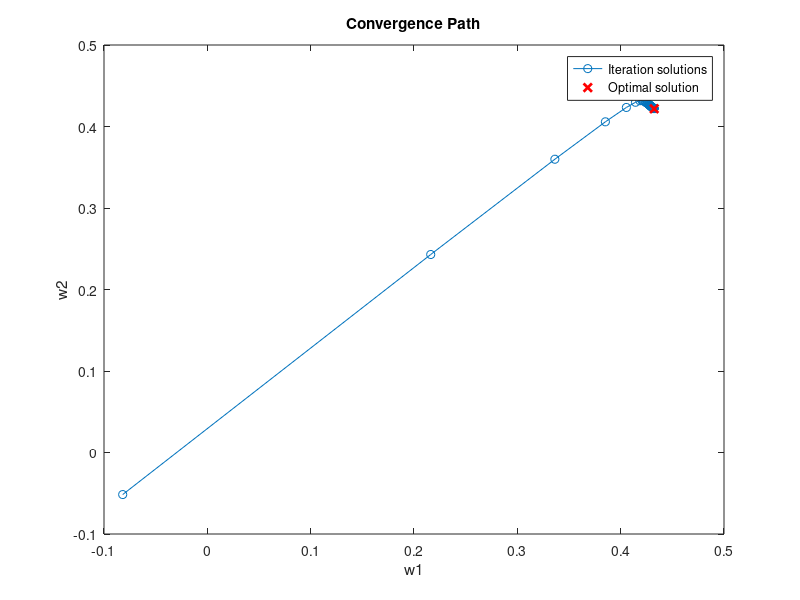
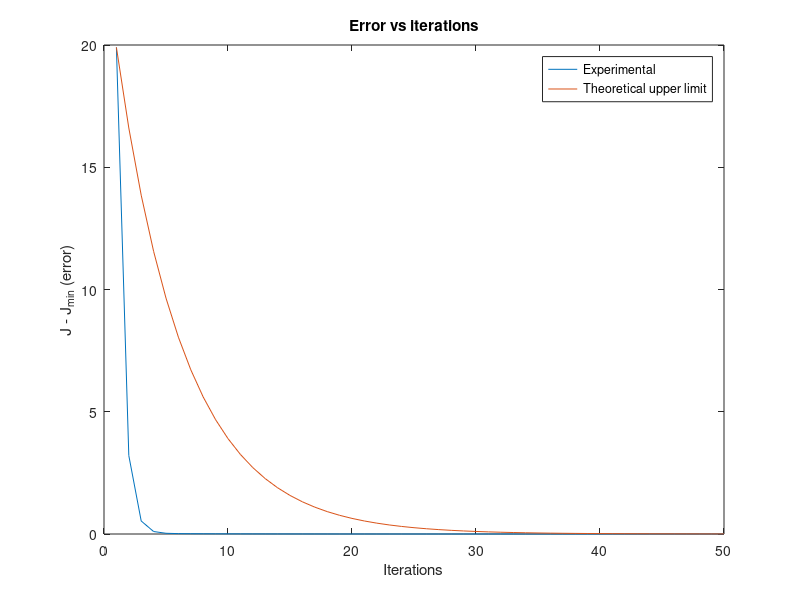

Source code (MATLAB) for these figures, in order:
clear all, close all, clc;

addpath library

num_iter = 50;

% ========== Arguments gd ==========

x = rand(1,randi([100,200]));
M = 2;
error_tolerance = 0;
max_num_iter = num_iter;

% ========== Function gd ==========

% compute optimal solution using "lpc"
w_o_opt = lpc(x, M);
w_o_opt = -w_o_opt(2:end)';

% init iteration solutions
w_o_partial = zeros(num_iter,M);
J_partial = zeros(num_iter,1);

% calculate autocorrelation
p = xcorr(x, M);
p = p(M+1:end)'; % biased autocorrelation

R = toeplitz(p(1:end-1)); % toeplitz matrix of the autocorrelation

sigma_d = var(x);
J_min = length(x)^2*sigma_d - p(2:end)' * linsolve(R, p(2:end));
J_min_normalized = J_min/length(x)^2;

eigs_R = eig(R); % eigenvalues of R matrix (excluding the first row and column)
factor = 0.3; % converges if factor < 1
mu_max = 2/max(eigs_R); % maximum value of mu for gradient descent
mu = factor * mu_max; % learning rate for gradient descent
assert(mu < 0.1)

% computing theoretical upper limit of error vs iterations
lambda_min = min(eigs_R);
% tau = 1 / 2 / mu / lambda_min; % approximated formula
tau = -1/(2 * log(1 - mu*lambda_min));

% initialize coefficients to random values between -1 and 1
w_o = 2*rand(1,M)'-1;

grad = 1;
num_iter = 0;
% perform gradient descent
while (sum(abs(grad)) > error_tolerance) && (num_iter < max_num_iter)
    % update coefficients
    grad = (p(2:end) - R * w_o);
    w_o = w_o + mu*grad;
    w_o_partial(num_iter+1,:) = w_o;
    J_partial(num_iter+1) = J_min + (w_o - w_o_opt)' * R(2:end,2:end) * (w_o - w_o_opt);
    num_iter = num_iter + 1;
end

w1 = w_o_partial(:,1);
w2 = w_o_partial(:,2);

% plot solution vectors
plot(w1,w2,'-o');
hold on;
plot(w_o_opt(1),w_o_opt(2),'rx','LineWidth',2);

hold off;
xlabel('w1');
ylabel('w2');
title('Convergence Path');
legend('Iteration solutions', 'Optimal solution');

amp = J_partial(1) - J_min(1);
iter_axis = 1:num_iter;
exponential = amp*exp(-1/tau*(iter_axis - 1));

figure;
plot(iter_axis,J_partial - J_min);
hold on
plot(iter_axis,exponential)
title('Error vs iterations')
xlabel('Iterations')
ylabel('J - J_{min} (error)')
legend('Experimental','Theoretical upper limit');
